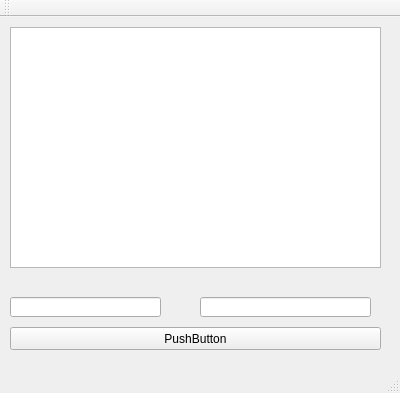
<?xml version="1.0" encoding="UTF-8"?>
<ui version="4.0">
 <class>MainWindow</class>
 <widget class="QMainWindow" name="MainWindow">
  <property name="geometry">
   <rect>
    <x>0</x>
    <y>0</y>
    <width>400</width>
    <height>393</height>
   </rect>
  </property>
  <property name="windowTitle">
   <string>MainWindow</string>
  </property>
  <widget class="QWidget" name="centralWidget">
   <widget class="QTableWidget" name="tableWidget">
    <property name="geometry">
     <rect>
      <x>10</x>
      <y>10</y>
      <width>371</width>
      <height>241</height>
     </rect>
    </property>
   </widget>
   <widget class="QPushButton" name="pushButton">
    <property name="geometry">
     <rect>
      <x>10</x>
      <y>310</y>
      <width>371</width>
      <height>23</height>
     </rect>
    </property>
    <property name="text">
     <string>PushButton</string>
    </property>
   </widget>
   <widget class="QLineEdit" name="lineEdit">
    <property name="geometry">
     <rect>
      <x>10</x>
      <y>280</y>
      <width>151</width>
      <height>20</height>
     </rect>
    </property>
   </widget>
   <widget class="QLineEdit" name="lineEdit_2">
    <property name="geometry">
     <rect>
      <x>200</x>
      <y>280</y>
      <width>171</width>
      <height>20</height>
     </rect>
    </property>
   </widget>
  </widget>
  <widget class="QMenuBar" name="menuBar">
   <property name="geometry">
    <rect>
     <x>0</x>
     <y>0</y>
     <width>400</width>
     <height>21</height>
    </rect>
   </property>
  </widget>
  <widget class="QToolBar" name="mainToolBar">
   <attribute name="toolBarArea">
    <enum>TopToolBarArea</enum>
   </attribute>
   <attribute name="toolBarBreak">
    <bool>false</bool>
   </attribute>
  </widget>
  <widget class="QStatusBar" name="statusBar"/>
 </widget>
 <layoutdefault spacing="6" margin="11"/>
 <resources/>
 <connections/>
</ui>
